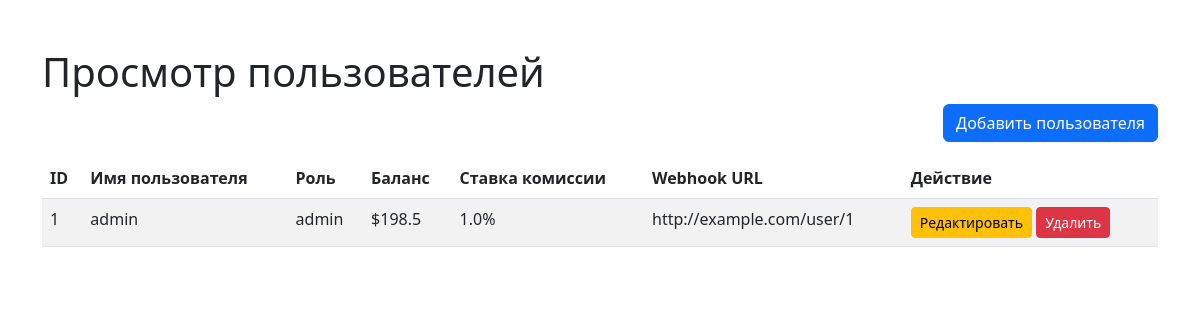
Before: /admin/users (signed in) with the older database file.
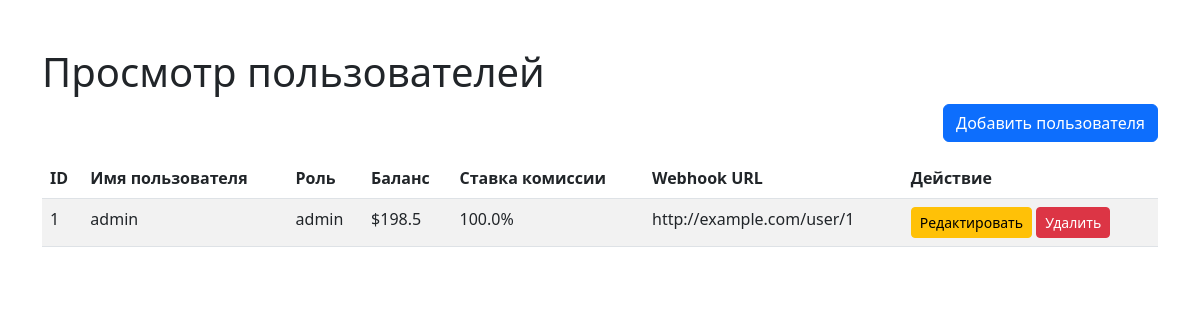
After: the same page with the newer database file.
### app.py (models this page shows, shortened)
class User(db.Model):
    id = db.Column(db.Integer, primary_key=True)
    username = db.Column(db.String(80), unique=True, nullable=False)
    password = db.Column(db.String(128), nullable=False)
    role = db.Column(db.String(20), nullable=False, default='user')
    balance = db.Column(db.Float, nullable=False, default=0.0)
    commission_rate = db.Column(db.Float, nullable=False, default=0.01)
    wallet = db.Column(db.String(256), nullable=True)
    webhook_url = db.Column(db.String(256), nullable=True)

### app.py (the view)
@app.route('/admin/users')
def admin_users():
    if session.get('role') != 'admin':
        if session.get('role') != 'user':
            return redirect(url_for('login'))
        else:
            return redirect(url_for('admin_transactions'))
    users = User.query.all()
    return render_template('users.html', users=users)

### templates/users.html (shortened to what this page needs)
<!DOCTYPE html>
<html lang="ru">
<head>
    <link rel="stylesheet" href="https://cdn.jsdelivr.net/npm/bootstrap@5.3.0/dist/css/bootstrap.min.css">
</head>
<body>
    <div class="container mt-5">
        <h1>Просмотр пользователей</h1>
        <div class="d-flex justify-content-end mb-3">
            <a href="/admin/users/add" class="btn btn-primary">Добавить пользователя</a>
        </div>
        <table class="table table-striped">
            <thead>
                <tr>
                    <th>ID</th>
                    <th>Имя пользователя</th>
                    <th>Роль</th>
                    <th>Баланс</th>
                    <th>Ставка комиссии</th>
                    <th>Webhook URL</th>
                    <th>Действие</th>
                </tr>
            </thead>
            <tbody>
                {% for user in users %}
                <tr>
                    <td>{{ user.id }}</td>
                    <td>{{ user.username }}</td>
                    <td>{{ user.role }}</td>
                    <td>${{ user.balance }}</td>
                    <td>{{ user.commission_rate * 100 }}%</td>
                    <td>{{ user.webhook_url or 'None' }}</td>
                    <td>
                        <a href="/admin/users/edit/{{ user.id }}" class="btn btn-warning btn-sm">Редактировать</a>
                        <form action="/admin/users/delete/{{ user.id }}" method="POST" style="display:inline;">
                            <button type="submit" class="btn btn-danger btn-sm">Удалить</button>
                        </form>
                    </td>
                </tr>
                {% endfor %}
            </tbody>
        </table>
    </div>
</body>
</html>

Changed rows visible on the page:
changed User "admin": user.commission_rate*100 "1.0" → "100.0"
